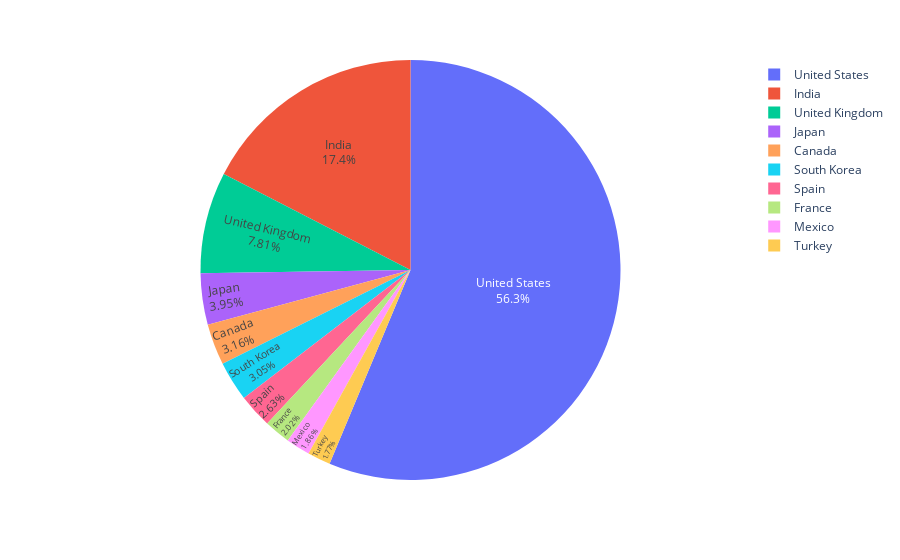

The code cell stored with this chart in its notebook:
### Markdown cell above
<h3>Pie Chart</h3>

### Code cell
top_10 = df['country'].value_counts()[: 10]
fig = px.pie(df, values = top_10, names = top_10.index, labels = top_10.index)
fig.update_traces(textposition = 'inside', textinfo ='percent + label')
fig.show()

### Figure 1 — Plotly figure (JSON) as saved in the notebook; plotly's stock layout.template omitted (floating-point values rounded to 4 significant figures)
{"data": [{"domain": {"x": [0, 1], "y": [0, 1]}, "hovertemplate": "label=%{label}<br>value=%{value}<extra></extra>", "labels": ["United States", "India", "United Kingdom", "Japan", "Canada", "South Korea", "Spain", "France", "Mexico", "Turkey"], "legendgroup": "", "name": "", "showlegend": true, "textinfo": "percent+label", "textposition": "inside", "type": "pie", "values": [2508, 777, 348, 176, 141, 136, 117, 90, 83, 79]}], "layout": {"legend": {"tracegroupgap": 0}, "margin": {"t": 60}}}
